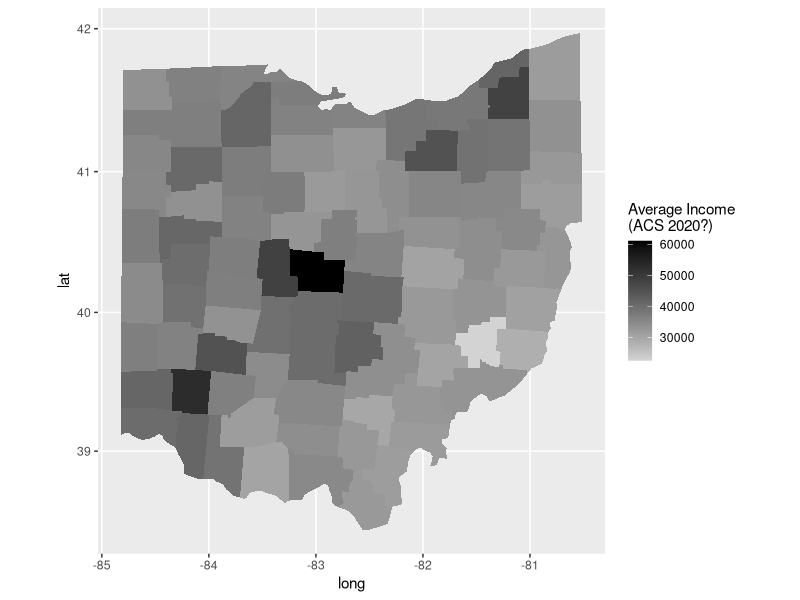
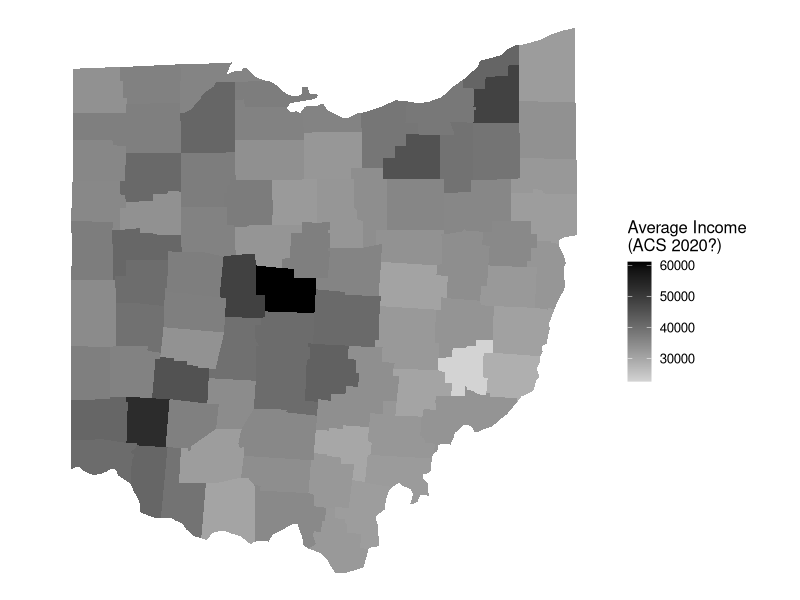

R code for these plots, in order:
# sta404-R-intro-spatial-data-display-OHIO-county-earnings.R
# /home/baileraj/sta404
# UPDATED: 05 Nov 2021 

# US Counties - from "maps" package and ggplot2::map_data
library(tidyverse)
library(ggthemes)

map.county <- map_data('county')  # ggplot2 function - turns maps pkg data into DF

ohio.county <- subset(map.county, region=="ohio")

# extract income data ...................................................
library(here)   # directory info
library(Hmisc)  # access to %nin% for NOT %in%
Earnings <- read_csv(file=here("education_level_median_earnings.csv")) 
# View(Earnings)
US_earnings <- Earnings %>% 
  filter(geographic_area == "United States")
OH_earnings <- Earnings %>% 
  filter(geographic_area == "Ohio")
OH_County_earnings <- Earnings %>% 
  filter(geographic_area %nin% c("United States", "Ohio")) %>% 
  mutate(county = str_to_lower(str_remove(geographic_area," County, Ohio")))

glimpse(OH_County_earnings)

# merge earnings with map data .................................

ohio_county_map <- ohio.county %>% 
  inner_join(OH_County_earnings, by=c("subregion" = "county"))

glimpse(ohio_county_map)

# start mapping .................................................

ggplot(ohio_county_map, aes(x=long,y=lat,
                        group=group,
                        fill=all_education_levels)) +
  geom_polygon() +
  scale_fill_gradient(low="lightgrey", high="black") +
  coord_map() +
  labs(fill="Average Income\n(ACS 2020?)") 

##
## playing with setting theme using Chang 13.19 example
##    (note that some aspects deprecated)
##

theme_clean <- function(base_size=12)  {
  require(grid)
  theme_grey(base_size) %+replace%
    theme(
      axis.title = element_blank(),
      axis.text = element_blank(),
      panel.background = element_blank(),
      panel.grid = element_blank(),
      axis.ticks.length=unit(0,"cm"),
      axis.ticks.margin=unit(0,"cm"),
      panel.margin=unit(0,"lines"),
      plot.margin=unit(c(0,0,0,0),"lines"),
      complete=TRUE
    )
}

ggplot(ohio_county_map, aes(x=long,y=lat,
                            group=group,fill=all_education_levels)) +
  geom_polygon() +
  #  guides(fill='none') +
  scale_fill_gradient(low="lightgrey", high="black") +
  coord_map() +
  labs(fill="Average Income\n(ACS 2020?)") +
  theme_clean()


##
## In-class assignment: Use Fill that is different from median county income
##





#=======================================================================
#=======================================================================
# B O N U S  MAP  functions (and a little follow-up to JJ Fain's talk)
#=======================================================================
#=======================================================================

#=======================================================================
# Cartograms
# https://www.r-graph-gallery.com/cartogram.html
# cartogram_cont is the function

# Draw your own Rectangular Statistical Cartogram with recmap
# https://cran.r-project.org/web/packages/recmap/vignettes/recmap.html


#=======================================================================
# Maps from Shapefiles (from DataCamp)
# Although the built-in maps from the maps package are
# very convenient, using shapefiles is a more flexible
# way of accessing geographic and political boundaries.
#
# Shapefiles can be used to describe points, polylines
# or polygons - here you'll focus on polygons for
# drawing maps.
#
# A single shapefile actually consists of several files,
# each describing a specific aspect of the overall
# geometry. The three core file types are:
#
# .shp: the shape, the feature geometry itself.
# .shx: the shape index, a positional index.
# .dbf: the attribute, attributes for each shape arranged in columns.
# The prefix name of these files must be consistent and they must be kept in the same directory.
#
# readOGR
